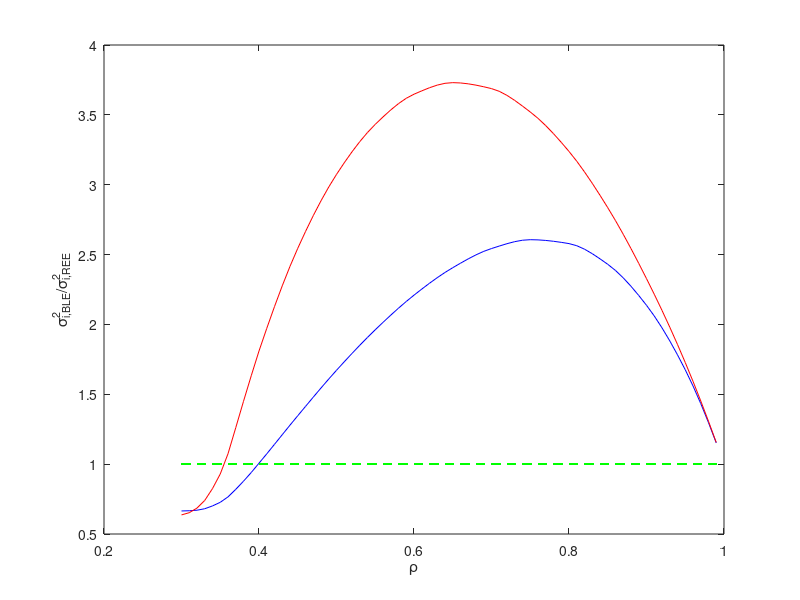

Write the MATLAB code that produced this figure.
clear all
% close all
hold off

%%%%%%%%%%%%%%%%%%%%%%%%%%%%%%%%%%%%%%%%%%%%
%%%%%%%%%%%%%%%%%%%%%%%%%%%%%%%%%%%%%%
%%%%%%%%%%%% Contemporanous Taylor rule
%%%%%%%%%%%%%%%%%%%%%%%%%%%%%%%%%%%%%%%%%%%

%%%%% shown in our paper %%%%%%%%%%%%%%%%%% 
rho=[0.3,0.32,0.35,0.38,0.4,0.45,0.5:0.05:0.95,0.9999];
var1=[ 0.6649,0.6703,0.7269,0.8780, 1.0068, 1.3465,1.6718,1.9618, 2.2095, 2.4061,2.5432, 2.6065,2.5786, 2.4304, 2.1370,1.6755,1.0002];
var2=[0.6367,0.6856,0.9296,1.4497,1.8099, 2.5448,3.0737,3.4320,3.6478, 3.7306,3.6879, 3.5207,3.2382,2.8357, 2.3279,  1.7274,1.0009];
rhoq=0.3:0.01:0.9999;
var1q=interp1(rho, var1, rhoq,'pchip');
var2q=interp1(rho, var2, rhoq,'pchip');


plot(rhoq, var1q,'b-',rhoq, var2q,'r-',rhoq,ones(length(rhoq)),'g--')
xlabel('\rho') 
ylabel('{\sigma^2_{i,BLE}}/{\sigma^2_{i,REE}}')












%%%%%%%%%%%%%%%%%%%%%%%%%%%%%%%%%%%%%%%%%%%%%%%
%%% Woodford calibration

% % figure(1)
% % phipi=[0.8:0.1:1.2, 1.4:0.2:2];0.9929, 0.9962
% 
% rho=[0.4:0.1:0.6,0.7,0.8,0.9, 0.999];
% beta1star=[1.1473,1.7628,2.2664,2.6215,2.7221,2.3659,1.0348];
% plot(rho, beta1star,'b.-',rho,ones(length(rho)),'r--')
% xlabel('\rho') 
% ylabel('\sigma_x^2/\sigma_{x^*}^2','Rotation',0)
% hold on 
% % 
% % figure(2)
% % phipi=[0.8:0.1:1.2, 1.4:0.2:2];
% beta1=0.4:0.05:1;
% rho=[0.4:0.1:0.6,0.7,0.8,0.9, 0.999];
% beta2star=[2.0132,3.8182,4.7791, 4.9809,4.4043,3.1044,1.0383];
% plot(rho, beta2star,'g.-',rho,ones(length(rho)),'r--')
% xlabel('\rho') 
% ylabel('\sigma_{x_i}^2/\sigma_{x_i^*}^2','Rotation',0)
% % hold on 

% 
% %%%%%%%%%%%%%%%%%%%%%%%%%%%%%%%%%%%%%%%%%%%%%%%%%%
% %%% our own calibration with gamma=0.075, varphi=1;
% phipi=1.5;phiy=0.5;lambda=0.99, \sigma_\pi/\sigma_y=1
% %%%%%%%%%%%%%%%%%%%%%%%%%%%%%%%%%%%%%%%%%%%%%%%%%
% % figure(1)
% % phipi=[0.8:0.1:1.2, 1.4:0.2:2];0.9929, 0.9962
% 
% rho=[0.4:0.1:0.6,0.8,0.999];
% beta1star=[0.9347,1.5124,1.9315,2.0456,1.0136];
% beta2star=[1.1046, 1.8398,2.2594, 2.1738,1.0145];
% plot(rho, beta1star,'b.-',rho, beta2star,'r.-',rho,ones(length(rho)),'g--')
% xlabel('\rho') 
% ylabel('\sigma_x^2/\sigma_{x^*}^2','Rotation',0)



%%%%%%%%%%%%%%%%%%%%%%%%%%%%%%%%%%%%%%%%%%%%
%%%%%%%%%%%%%%%%%%%%%%%%%%%%%%%%%%%%%%
%%%%%%%%%%%% Contemporanous Taylor rule
%%%%%%%%%%%%%%%%%%%%%%%%%%%%%%%%%%%%%%%%%%%
%%%%%%%%%%%%%%%%%%%%%%%%%%%%%%%%%%%%%%%%%%%%%%%
%%%%%%%%%%%%%%%%%%%%%%%%%%%%%%%%%%%%%%%%%%%%%%%%%%
%%% our own calibration with gamma=0.075, varphi=1;
%%% phipi=1.5;phiy=0.5;lambda=0.99,\sigma_\pi/\sigma_y=1
%%%%%%%%%%%%%%%%%%%%%%%%%%%%%%%%%%%%%%%%%%%%%%%%%
% figure(1)


% rho=[0.4:0.1:0.6,0.8,0.999];
% beta1star=[1.1470,2.3946,3.5082, 3.4078, 1.0154];
% beta2star=[1.2758,1.9447,2.2453,2.0470,1.0123];
% plot(rho, beta1star,'b.-',rho, beta2star,'r.-',rho,ones(length(rho)),'g--')
% xlabel('\rho') 
% ylabel('\sigma_x^2/\sigma_{x^*}^2','Rotation',0)




